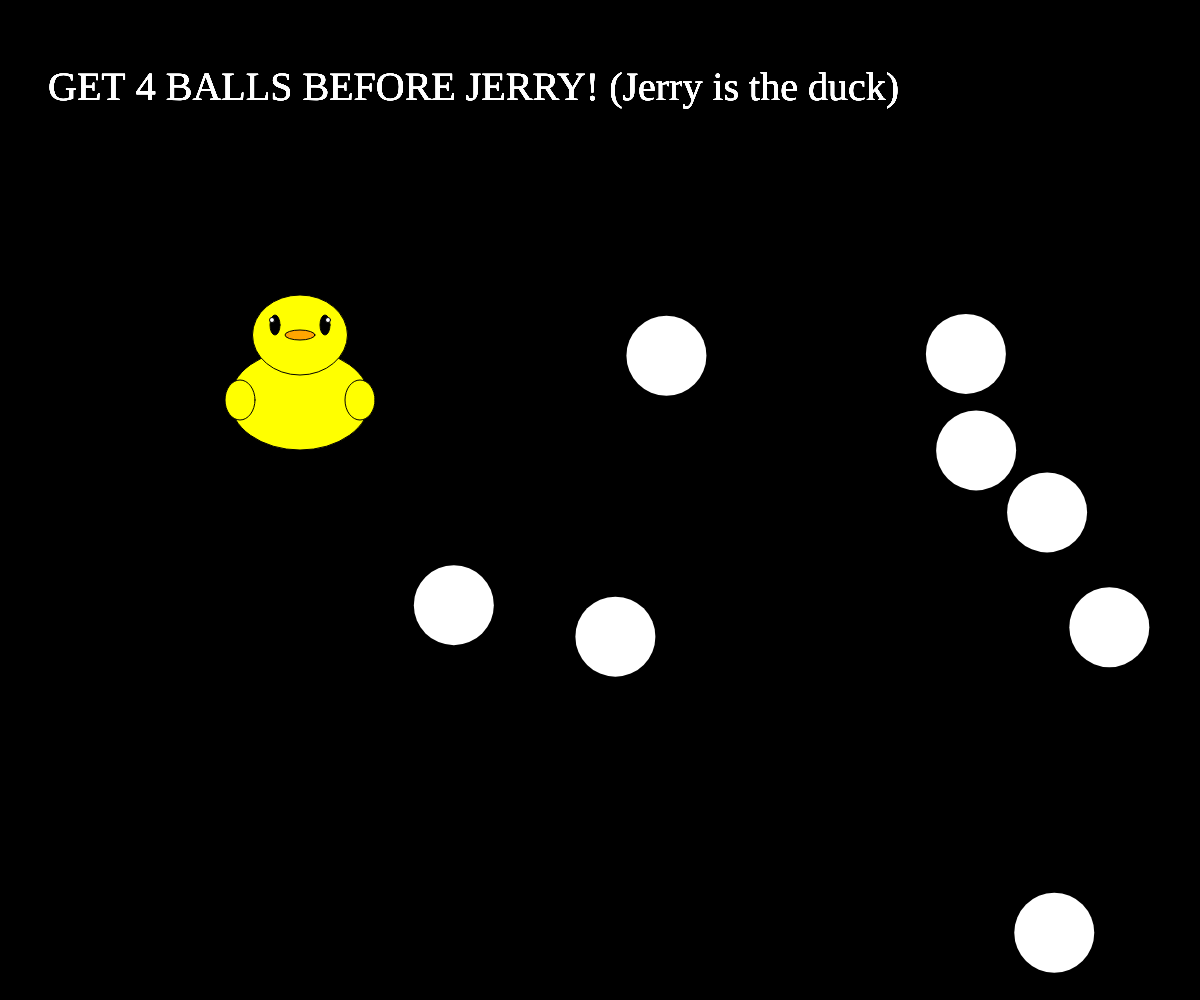
Frame 1 (no input)
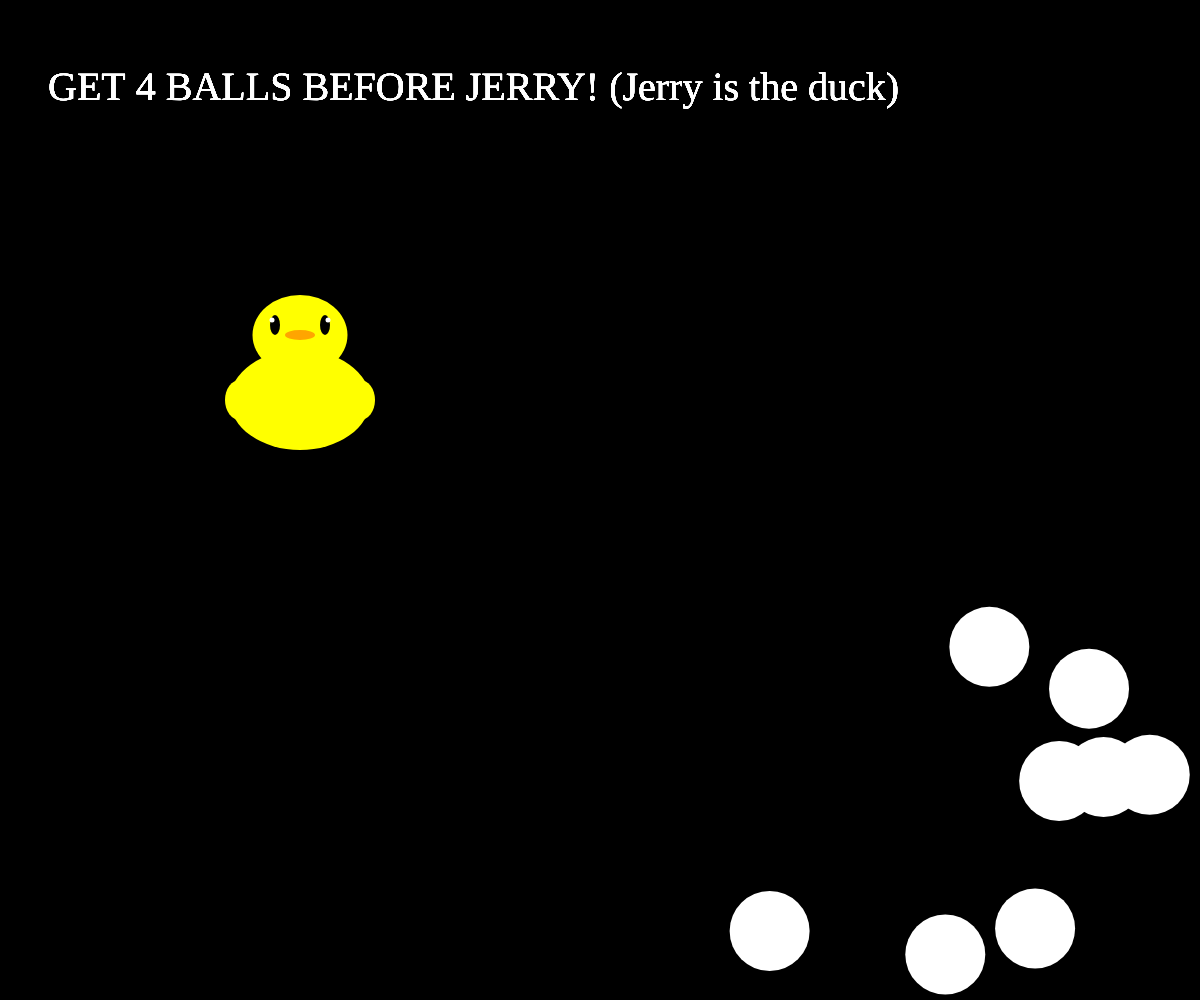
Frame 60 (no input)
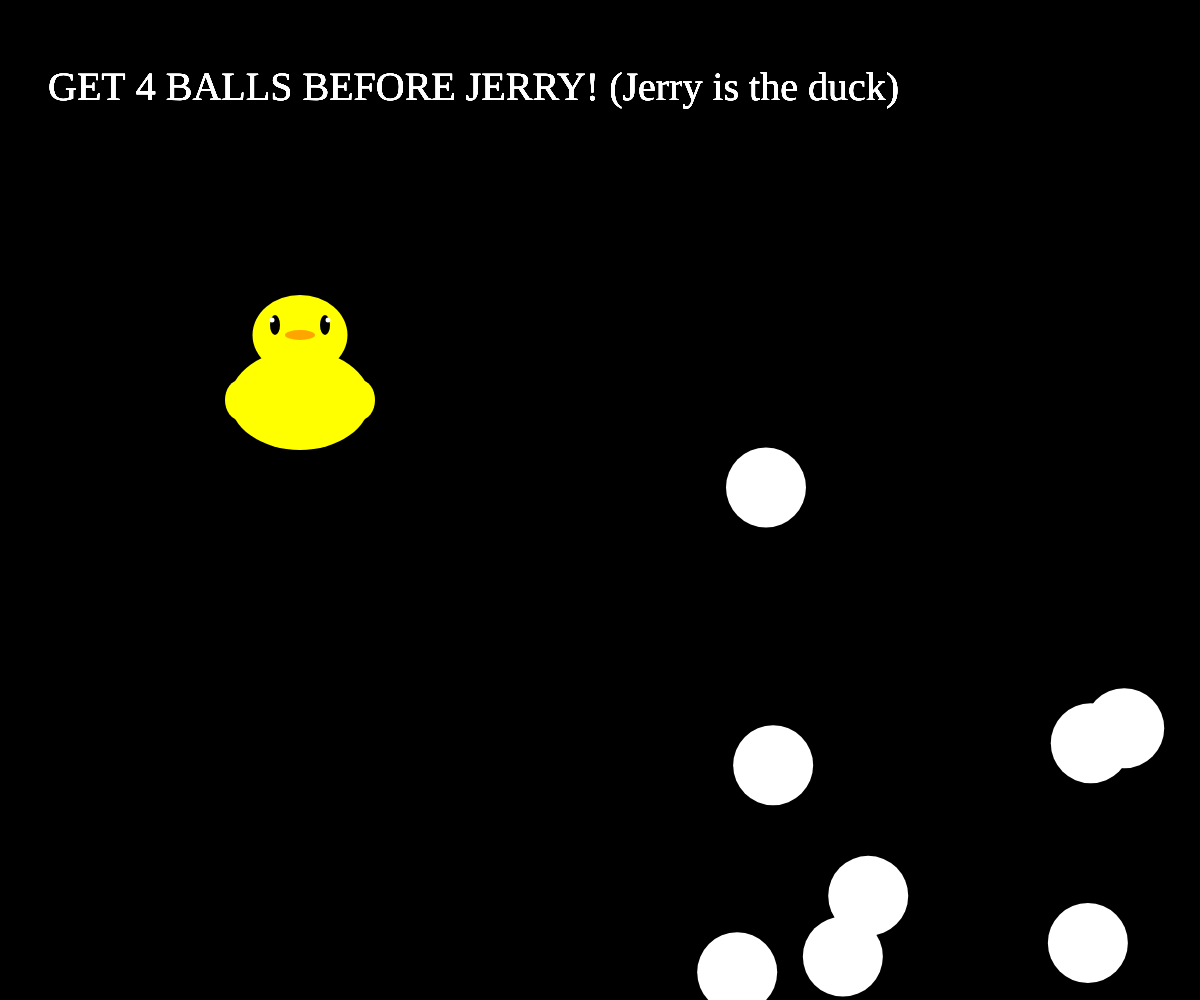
Frame 120 (the mouse pressed at the canvas centre since frame 60)

The p5.js sketch that drew these frames (run headless with seeded random() and noise() and a simulated clock; from frame 60 on, the mouse is pressed at the canvas centre):

// p5.js sketch
// ── sketch.js
function preload() {
}

var balls = [];
var cambiatesto = 0;

var cambiocolore = false;
var vinto = false;

var jerrywin = false;
var jerrygnam = 0;

function setup() {

  createCanvas(windowWidth, windowHeight);
  textFont('Futura');
  angleMode(DEGREES);

  var ballNumber = 8;


  for (var i = 0; i < ballNumber; i++) {


    var myBall = new Ball(random(400, width), random(300, height), 50);

    myBall.diameter = 80;
    myBall.speed = 4;
    myBall.color = color(255);
    balls.push(myBall);
  }
}

function mousePressed() {
  for (var j = 0; j < balls.length; j++){
    if(cambiocolore == false){
    balls[j].click();
  }
  else if(cambiocolore == true){
    balls[j].click();
  }
}
}

function testovinto(){
  if (vinto == false){
    textSize(40);
    fill(255);
    text('GET 4 BALLS BEFORE JERRY! (Jerry is the duck)', windowWidth/25, windowHeight/10);
  }
  else if (vinto == true){
    fill(color('lightgreen'));
    rect(0,0,windowWidth, windowHeight);

    textSize(80);
    fill(color(255));
    text('YOU WIN!', (windowWidth/3)+200, windowHeight/2);
    textSize(60);
    text('You suck Jerry!', (windowWidth/3)+225, (windowHeight/2)+75);

    translate(-300,-600);
    scale(2.5);
    rotate(20);
    jerry();
  }
}

function testoperso(){
  fill(color('red'));
  rect(0,0,windowWidth, windowHeight);

  textSize(80);
  fill(color(255));
  text('YOU LOSE!', (windowWidth/3), windowHeight/2);
  textSize(60);
  text('LEAVE ME ALONE JERRY!', (windowWidth/3), (windowHeight/2)+75);

  translate(-300,-600);
  scale(2.5);
  rotate(20);
  jerry();
}

function jerry(){
  fill(color('yellow'));
  ellipse(300, 400,140,100);
  ellipse(300, 335,95,80);
  ellipse(240, 400,30,40);
  ellipse(360, 400,30,40);
  fill(color(0));
  ellipse(275, 325,10,20);
  ellipse(325, 325,10,20);
  fill(color('orange'));
  ellipse(300, 335,30,10);
  fill(color(255));
  ellipse(272, 320,5,5);
  ellipse(328, 320,5,5);
}

function draw() {
  background(0);
  cambiatesto = 0;

  jerry();

  for (var j = 0; j < balls.length; j++) {

    balls[j].move();
    balls[j].display();
    balls[j].jerryball();



    if(balls[j].cambiocolore == true){cambiatesto++};
    if(balls[j].jerrywin == true){jerrygnam++}

    if(cambiatesto < 4 && jerrygnam < 1000){
    push();
    vinto = false;
    testovinto();
    pop();
    }
    else if(cambiatesto >= 4 && jerrygnam < 1000){
    push();
    vinto = true;
    jerrygnam = 0;
    testovinto();
    pop();
    }
    else if(jerrygnam > 1000){
    push();
    vinto = false;
    testoperso();
    pop();
    }
  }
}

function Ball(_x, _y, _diameter) {

  this.x = _x;
  this.y = _y;
  this.diameter = _diameter;
  this.speed = 4;


  var yDirezione = random(1, 1.5);
  var xDirezione = random(1, 1.5);

  this.display = function() {
    noStroke()
    fill(this.color);
    ellipse(this.x, this.y, this.diameter);
  }

  this.move = function() {
    this.x += this.speed * xDirezione;
    this.y += this.speed * yDirezione;

    if (this.y > height || this.y < 0) {
      yDirezione = yDirezione * -1;
    }

    if (this.x > width || this.x < 0) {
      xDirezione = xDirezione * -1;
    }

  this.click = function() {
    var d = dist(mouseX, mouseY, this.x, this.y);
    if (d < 40 && cambiocolore == false) {
      this.color = color('lightgreen');
      this.cambiocolore = true;
      }
  }

  this.jerryball = function(){
    if(this.x < 328 && this.x > 240 && this.y > 320 && this.y < 400 && jerrywin == false){
      this.diameter = 0;
      this.jerrywin = true;
    }
  }
}


function windowResized() {
  resizeCanvas(windowWidth, windowHeight);
}
}
